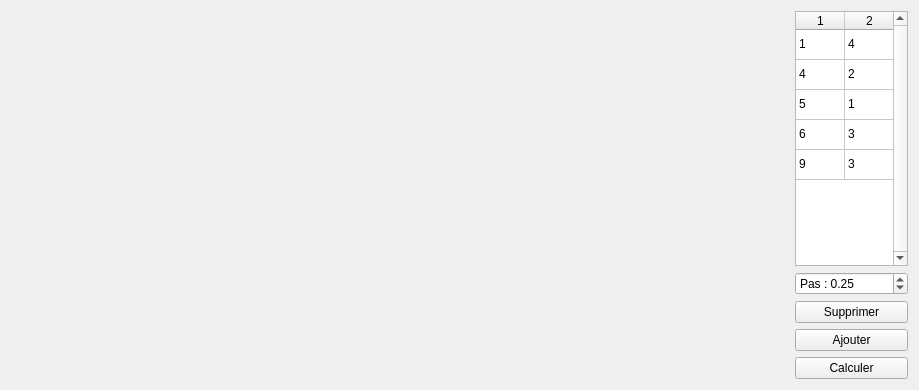
<?xml version="1.0" encoding="UTF-8"?>
<ui version="4.0">
 <class>Principal</class>
 <widget class="QMainWindow" name="Principal">
  <property name="geometry">
   <rect>
    <x>0</x>
    <y>0</y>
    <width>919</width>
    <height>390</height>
   </rect>
  </property>
  <property name="windowTitle">
   <string>Analyse numérique</string>
  </property>
  <widget class="QWidget" name="centralWidget">
   <layout class="QGridLayout" name="gridLayout">
    <item row="0" column="0">
     <widget class="QCustomPlot" name="customPlot" native="true">
      <property name="sizePolicy">
       <sizepolicy hsizetype="Expanding" vsizetype="Expanding">
        <horstretch>0</horstretch>
        <verstretch>0</verstretch>
       </sizepolicy>
      </property>
     </widget>
    </item>
    <item row="0" column="1">
     <layout class="QGridLayout" name="groupe">
      <item row="2" column="0">
       <widget class="QPushButton" name="btnSuppr">
        <property name="text">
         <string>Supprimer</string>
        </property>
       </widget>
      </item>
      <item row="0" column="0">
       <widget class="QTableWidget" name="tabValeur">
        <property name="sizePolicy">
         <sizepolicy hsizetype="Minimum" vsizetype="Expanding">
          <horstretch>0</horstretch>
          <verstretch>0</verstretch>
         </sizepolicy>
        </property>
        <property name="maximumSize">
         <size>
          <width>113</width>
          <height>16777215</height>
         </size>
        </property>
        <property name="verticalScrollBarPolicy">
         <enum>Qt::ScrollBarAlwaysOn</enum>
        </property>
        <property name="horizontalScrollBarPolicy">
         <enum>Qt::ScrollBarAlwaysOff</enum>
        </property>
        <property name="showGrid">
         <bool>true</bool>
        </property>
        <property name="wordWrap">
         <bool>true</bool>
        </property>
        <property name="cornerButtonEnabled">
         <bool>true</bool>
        </property>
        <property name="rowCount">
         <number>5</number>
        </property>
        <property name="columnCount">
         <number>2</number>
        </property>
        <attribute name="horizontalHeaderVisible">
         <bool>true</bool>
        </attribute>
        <attribute name="horizontalHeaderDefaultSectionSize">
         <number>49</number>
        </attribute>
        <attribute name="verticalHeaderVisible">
         <bool>false</bool>
        </attribute>
        <row/>
        <row/>
        <row/>
        <row/>
        <row/>
        <column/>
        <column/>
        <item row="0" column="0">
         <property name="text">
          <string>1</string>
         </property>
        </item>
        <item row="0" column="1">
         <property name="text">
          <string>4</string>
         </property>
        </item>
        <item row="1" column="0">
         <property name="text">
          <string>4</string>
         </property>
        </item>
        <item row="1" column="1">
         <property name="text">
          <string>2</string>
         </property>
        </item>
        <item row="2" column="0">
         <property name="text">
          <string>5</string>
         </property>
        </item>
        <item row="2" column="1">
         <property name="text">
          <string>1</string>
         </property>
        </item>
        <item row="3" column="0">
         <property name="text">
          <string>6</string>
         </property>
        </item>
        <item row="3" column="1">
         <property name="text">
          <string>3</string>
         </property>
        </item>
        <item row="4" column="0">
         <property name="text">
          <string>9</string>
         </property>
        </item>
        <item row="4" column="1">
         <property name="text">
          <string>3</string>
         </property>
        </item>
       </widget>
      </item>
      <item row="3" column="0">
       <widget class="QPushButton" name="btnAjout">
        <property name="text">
         <string>Ajouter</string>
        </property>
       </widget>
      </item>
      <item row="4" column="0">
       <widget class="QPushButton" name="btnCalculer">
        <property name="text">
         <string>Calculer</string>
        </property>
       </widget>
      </item>
      <item row="1" column="0">
       <widget class="QDoubleSpinBox" name="inputPas">
        <property name="prefix">
         <string>Pas : </string>
        </property>
        <property name="decimals">
         <number>2</number>
        </property>
        <property name="minimum">
         <double>0.010000000000000</double>
        </property>
        <property name="maximum">
         <double>5.000000000000000</double>
        </property>
        <property name="singleStep">
         <double>0.050000000000000</double>
        </property>
        <property name="value">
         <double>0.250000000000000</double>
        </property>
       </widget>
      </item>
     </layout>
    </item>
   </layout>
  </widget>
 </widget>
 <layoutdefault spacing="6" margin="11"/>
 <customwidgets>
  <customwidget>
   <class>QCustomPlot</class>
   <extends>QWidget</extends>
   <header>qcustomplot.h</header>
   <container>1</container>
  </customwidget>
 </customwidgets>
 <resources/>
 <connections/>
</ui>
